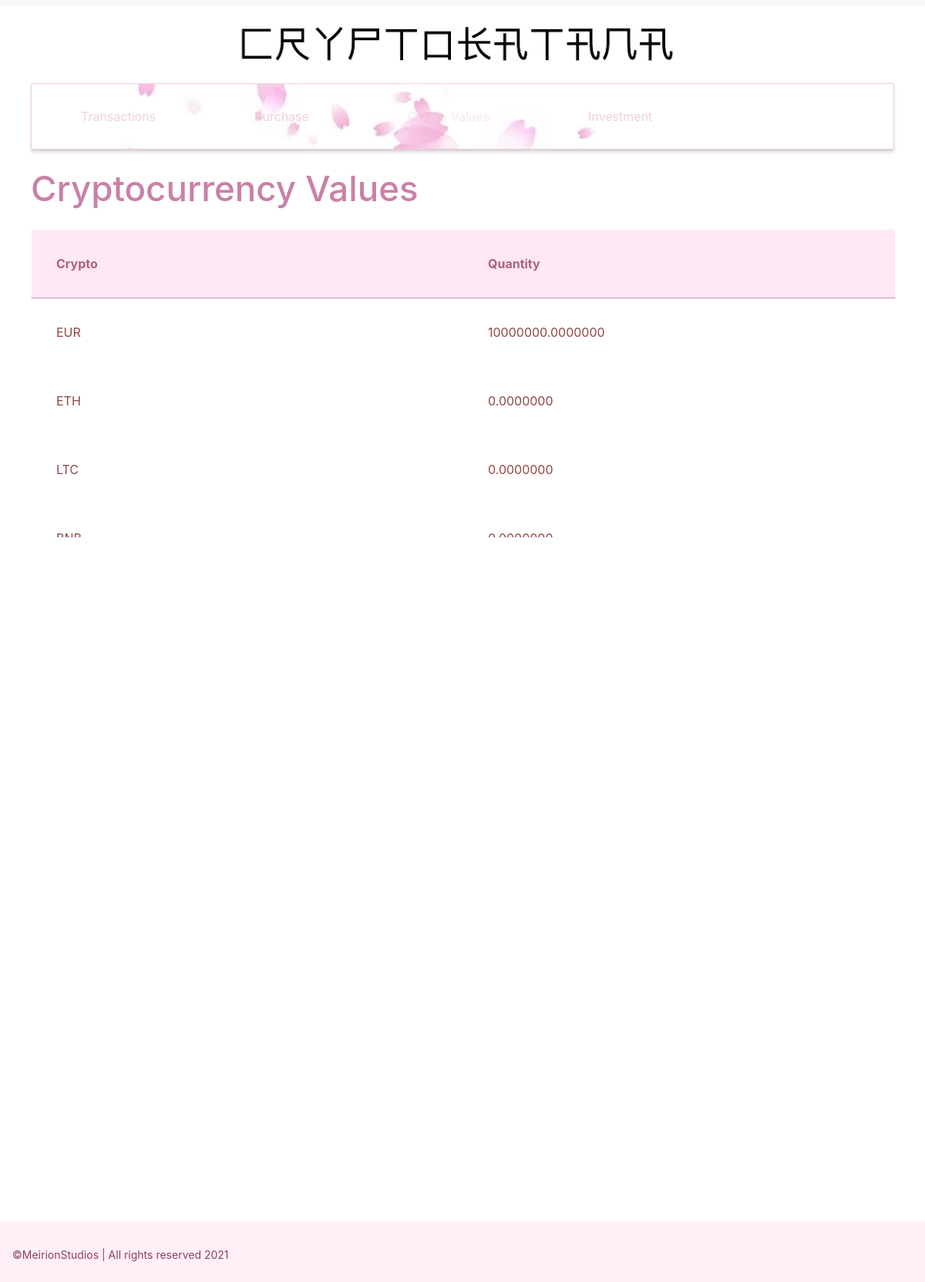
The app's page /cryptovalues, older data.
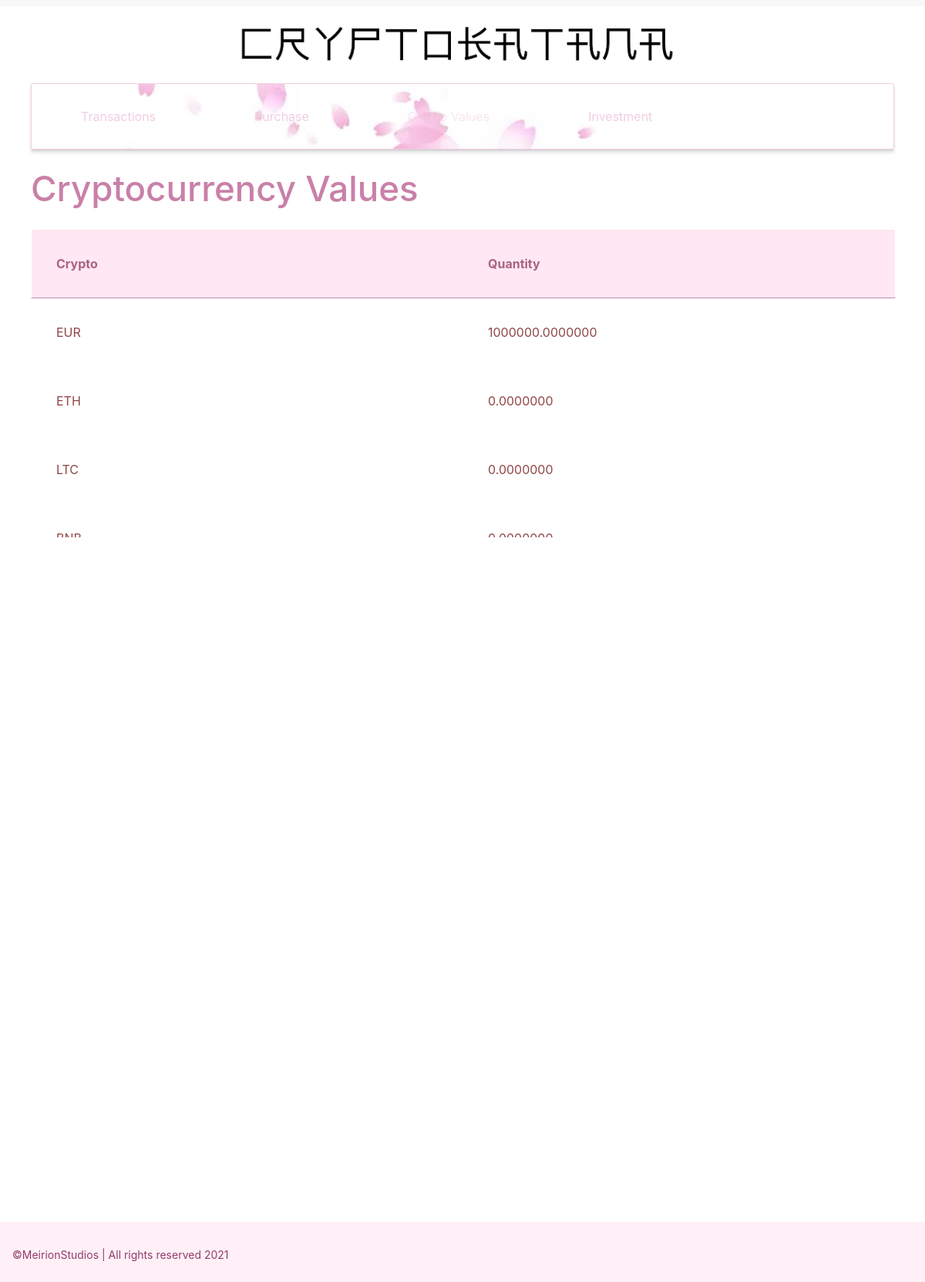
The same page, newer data.
### tables this page shows
CREATE TABLE "currencyvalues" (
	"currency"	TEXT NOT NULL DEFAULT 10000,
	"value"	TEXT NOT NULL
);

### cryptokatana2/routes.py (the view)
@app.route('/cryptovalues', methods = ['GET'])
def cryptovalues():
    try:
        currencyvaluesq = querySQL("SELECT * FROM currencyvalues WHERE 1=1")
        return render_template('cryptovalues.html', currencyvalues = currencyvaluesq)
    except sqlite3.Error as the_error:
                        print("Error in SQL INSERT: ", the_error)
                        flash("There has been an issue with the database. The samurai are comitting sepukku in shame", "error")
                        pol_mess_error = "The samurais do not have your currency values on hand. It is a day of mourning."
                        return render_template('cryptovalues.html')

### cryptokatana2/routes.py (called while the page is built)
def querySQL(query, parameters=[]):
    connection = sqlite3.connect("movements.db")
    cur = connection.cursor()
    cur.execute(query, parameters)
    keys = cur.description
    rows = cur.fetchall()
    result = []
    for row in rows:
        d = {}
        for tkey, value in zip(keys, row):
            d[tkey[0]] = value
        result.append(d)
    connection.close()
    return result

### cryptokatana2/templates/cryptovalues.html (shortened to what this page needs)
{% extends 'base.html' %}
{% block content %}
<nav class="shadowed nav" >
    <ul>
        <li><span class="isActive"><a href="/movements">Transactions</a></span</li>
        <li><span class="isActive"><a href="/purchase">Purchase</a></span</li>
        <li><span class="isDisabled"><a href="/cryptovalues">Crypto Values</a></span</li>
        <li><span class="isActive"><a href="/investment">Investment</a></span</li>
    </ul>
  </nav>
    <h1 class="katanaheading">Cryptocurrency Values</h1>
    <table>
        <thead>
            <tr>
                <th>Crypto</th>
                <th>Quantity</th>
            </tr>
        </thead>
            {% for values in currencyvalues %}
            <tr>
                <td>{{ values.currency }}</td>
                <td>{{ '%0.7f'|format(values.value|float) }}</td>
            </tr>
            {% endfor %}
    </table>
{% endblock %}

### cryptokatana2/templates/base.html (shortened to what this page needs)
<!DOCTYPE html>
<html lang="en">
<head>
    <link rel="stylesheet" type= "text/css" href="{{ url_for('static', filename='css/mini-default.css')  }}">
    <link rel="stylesheet" type= "text/css" href="{{ url_for('static', filename='css/my_styles.css')  }}">
    <link rel="stylesheet" type= "text/css" href="{{ url_for('static', filename='css/wtform_styles.css')  }}">
</head>
</head>
<body>
    <header>
    </header>
    <figure>
        <img id = "katanacenter" src="{{ url_for('static', filename='images/cryptokatana.png')  }}" alt="cryptokatana" />
    </figure>
    <section class="container">
        {% block content %}{% endblock %}
    </section>
    <footer>
        &copy;MeirionStudios | All rights reserved 2021
    </footer>
</body>
</html>

### cryptokatana2/static/css/my_styles.css (style rules this page uses)
#katanacenter { width: 50%; height: 20%; display: block; margin: 0 auto; }
ul { list-style-type: none; margin: 0; padding: 0; overflow: hidden; background-image: url("../images/cherry_blossom2.png"); }
li { float: left; }
li a { display: block; color: white; text-align: center; padding: 14px 16px; text-decoration: none; }
.isDisabled { cursor: not-allowed; opacity: 0.5; }
.isDisabled > a { color: currentColor; display: inline-block; pointer-events: none; text-decoration: none; }
.isActive { opacity: 1; }
.isActive > a { color: currentColor; display: inline-block; }

Row changes from the older to the newer data that the page shows:
changed currencyvalues "EUR": value "10000000.0000000" → "1000000.0000000"
